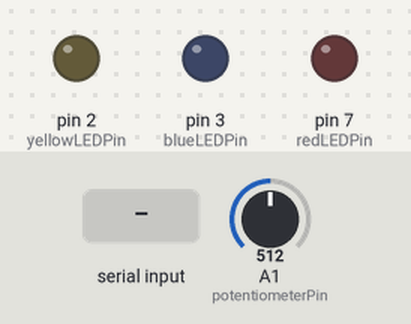
The sketch below on a simulated Arduino Uno, built with avr-gcc and run on an emulated ATmega328P. Parts: output pins drawn as LEDs (lit = HIGH). The inputs (shaded band) are chosen by the test bench; at power-on: A1 (potentiometerPin) = 512. What the sketch prints to the serial monitor is not drawn.

Above: at 1.2 s.
1.3 s: "1\n" received over Serial
At 2.0 s:
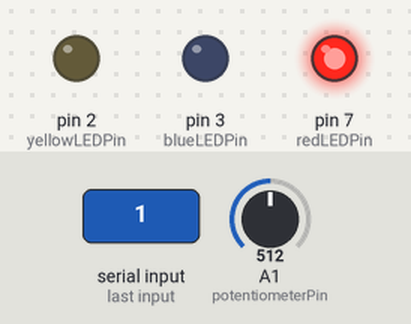
2.8 s: "2\n" received over Serial
At 3.2 s:
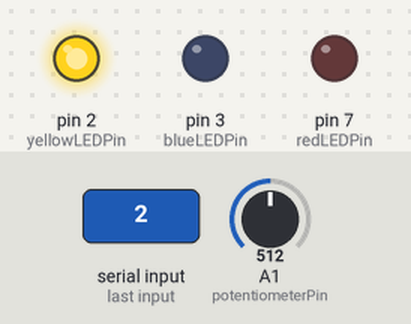
4.3 s: "3\n" received over Serial
At 5.7 s:
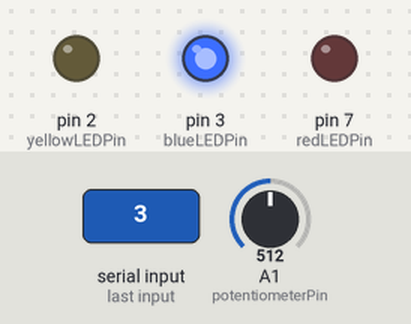
7.5 s: "90,45\n" received over Serial
At 8.2 s:
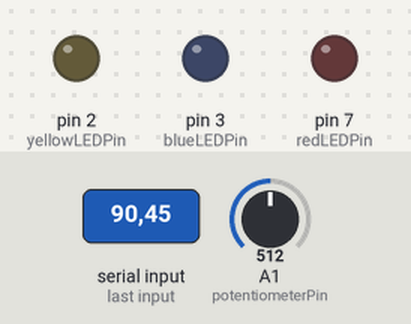
Timing chart, 0 to 10.5 s (numbered marks = the images above; inputs shaded):
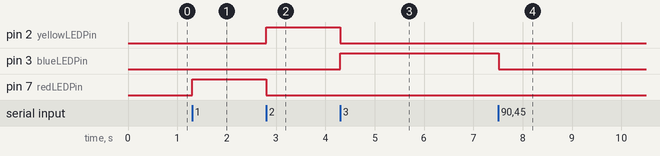

Measured:
- after the input at 1.3 s, pin 7 (redLEDPin): LOW → HIGH at once
- after the input at 2.8 s, pin 2 (yellowLEDPin): LOW → HIGH at once; pin 7 (redLEDPin): HIGH → LOW at once
- after the input at 4.3 s, pin 2 (yellowLEDPin): HIGH → LOW at once; pin 3 (blueLEDPin): LOW → HIGH at once
- after the input at 7.5 s, pin 3 (blueLEDPin): HIGH → LOW at once

The sketch:

board-with-light-and-potentiometer.ino
```cpp
const int potentiometerPin = A1;
const int redLEDPin = 7;
const int yellowLEDPin = 2;
const int blueLEDPin = 3;

void setup()
{
  pinMode(redLEDPin, OUTPUT);
  pinMode(yellowLEDPin, OUTPUT);
  pinMode(blueLEDPin, OUTPUT);

  Serial.begin(9600);
}

void toggleLights(int mode)
{
  digitalWrite(redLEDPin, LOW);
  digitalWrite(yellowLEDPin, LOW);
  digitalWrite(blueLEDPin, LOW);

  switch (mode)
  {
  case 1:
    digitalWrite(redLEDPin, HIGH);
    break;
  case 2:
    digitalWrite(yellowLEDPin, HIGH);
    break;
  case 3:
    digitalWrite(blueLEDPin, HIGH);
    break;
  }
}

void readFromStream()
{
  if (!Serial.available())
  {
    return;
  }

  String incomingString = Serial.readStringUntil('\n');
  int stringAsInt = incomingString.toInt();

  toggleLights(stringAsInt);
}

void loop()
{
  // Always write the current state of the potentiometer to the serial port.
  // Device by 4 since it reads 1024 but this is an uncommonly high resolution.
  Serial.write(analogRead(potentiometerPin) / 4);

  readFromStream();

  delay(100);
}
```
